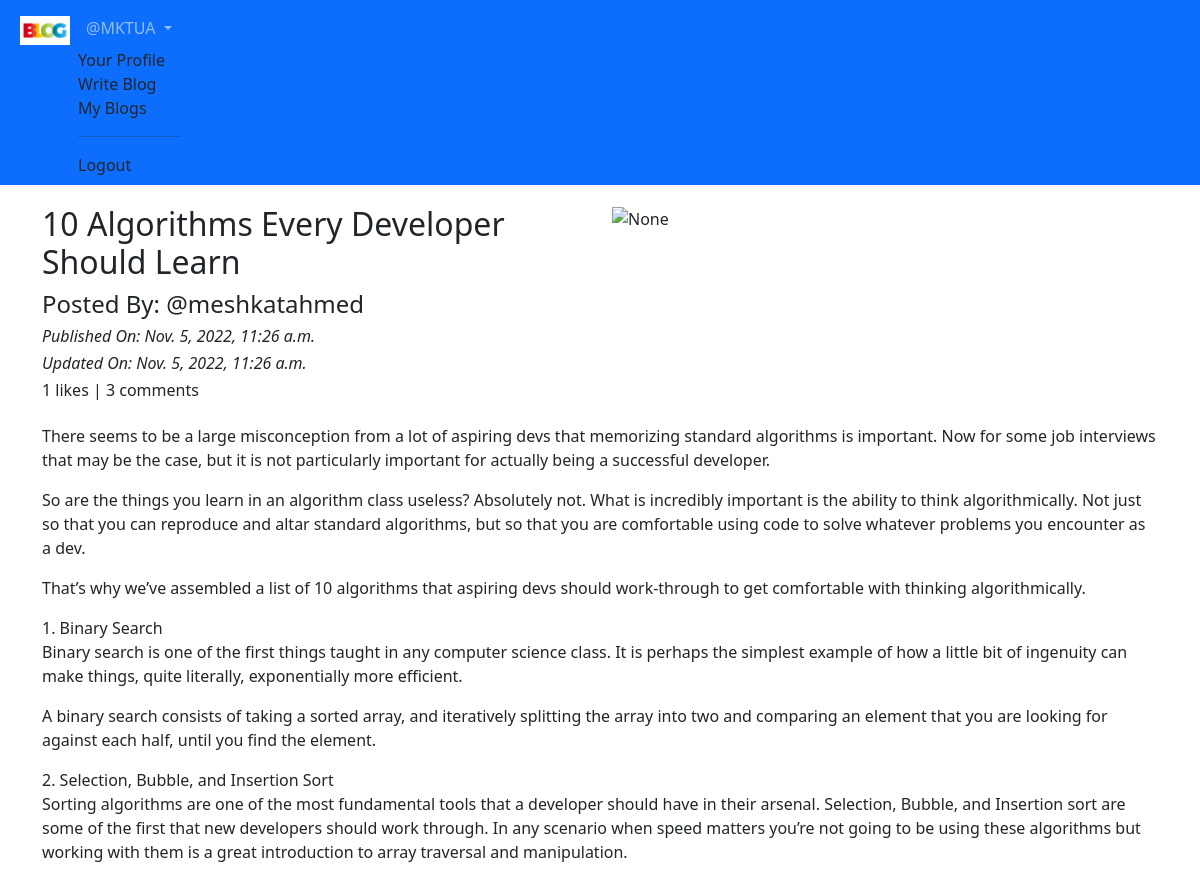
/blog/details/10-Algorithms-Every-Developer-Should-Learn-4bfb60c4-b2c4-416b-a7b5-a76bc008601c/ (signed in, upper part), run on an earlier commit of the app's database.
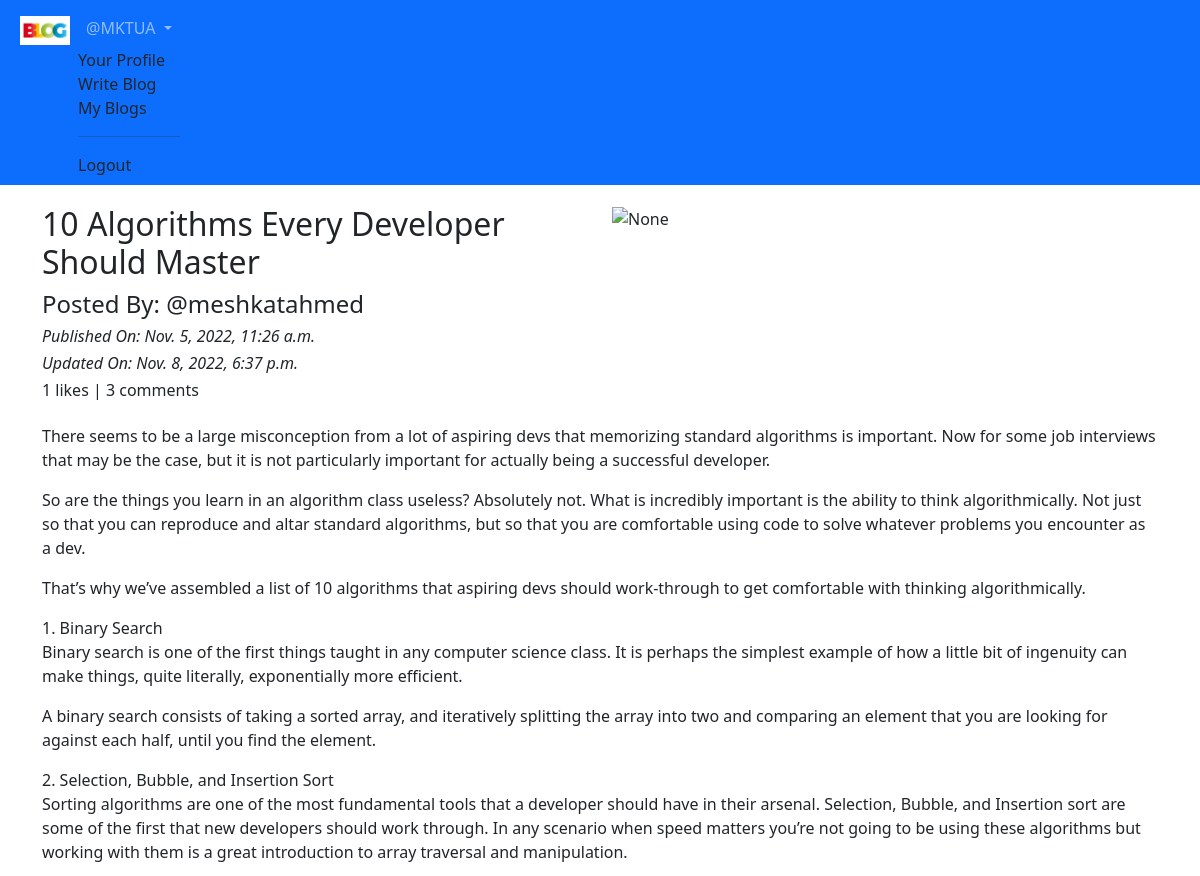
And on a later commit of the database.
### blog_app/models.py (models this page shows, shortened)
class Blog(models.Model):
    author = models.ForeignKey(User,on_delete=models.CASCADE,related_name='post_author')
    blog_title = models.CharField(max_length=264,verbose_name="put a title")
    slug = models.SlugField(max_length=264,unique=True)
    blog_content = models.TextField(verbose_name="what's on your mind")
    blog_image = models.ImageField(upload_to="static/media/images/blogimages",blank=True)
    publish_date = models.DateTimeField(auto_now_add=True)
    update_date = models.DateTimeField(auto_now=True)
    class Meta:
        ordering = ['-publish_date',]

### blog_app/views.py (the view, shortened to what this page needs)
# urls.py: path('details/<slug>/',views.blog_details,name='blogdetails'),
@login_required
def blog_details(request,slug):
    blog = Blog.objects.get(slug=slug)
    comment_form = CommentForm()
    already_liked = Like.objects.filter(blog=blog,user=request.user)
    if already_liked:
        liked=True
    else:
        liked=False
    return render(request,'blog_app/blogdetails.html',context={'blog':blog,'comment_form':comment_form,'liked':liked})

### templates/blog_app/blogdetails.html (shortened to what this page needs)
{% extends 'base.html' %}
{% load crispy_forms_tags %}
{% load static %}
{% block body_block %}
  <div class="row">
    <div class="col-sm-6">
      <h2>{{blog.blog_title}}</h2>
      <h4>Posted By: @{{blog.author}}</h4>
      <i><h6>Published On: {{blog.publish_date}}</h6></i>
      <i><h6>Updated On: {{blog.update_date}}</h6></i>
      <h6>{{blog.blog_like.count}} likes | {{blog.blog_comment.count}} comments</h6>
    </div>
    <div class="col-sm-6">
      <img src="{% static '{{blog.blog_image}}' %}" alt="None" width="100%">
    </div>
    <p>{{blog.blog_content|linebreaks}}</p>
  </div>
{% endblock %}

What changed in the data, as far as the page shows it:
changed Blog "meshkatahmed": blog_title "10 Algorithms Every Developer Should Learn" → "10 Algorithms Every Developer Should Master"; update_date "Nov. 5, 2022, 11:26 a.m." → "Nov. 8, 2022, 6:37 p.m."
